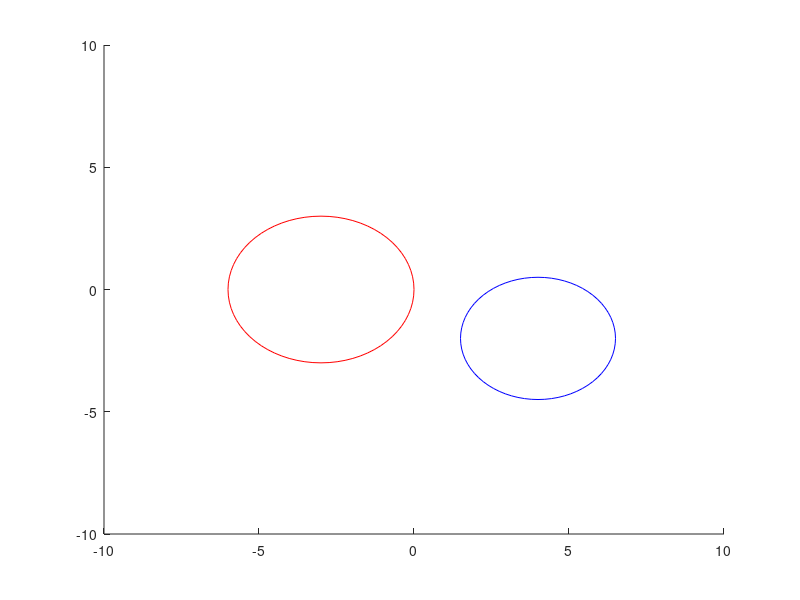

The MATLAB source for this figure: (Note: this script raises an error after producing the figure.)
% Visualize the first object with two circles
clf;
t0 = [-3, 0]; r0 = 3;
drawCircle(t0, r0, 'r');

% Visualize the second object with a circle
t1 = [4, -2]; r1 = 2.5;
drawCircle(t1, r1, 'b');
axis([-10 10 -10 10]);

% Compute the fourier tranform of the first defining function f1
syms x1 x2 real; 
f1 = exp(1-power(sqrt((x(1)-t0(1)).^2 + (x(2)-t0(2)).^2)/r0,-0.1)).^-1;
ff1 = fourier(f1);

% Compute the fourier tranform of the second defining function f2
f2 = exp(1-power(sqrt((x(1)-t1(1)).^2 + (x(2)-t1(2)).^2)/r0,-0.1)).^-1;
ff2 = fourier(f2);

% Compose the transforms
fg = ff1 * conj(ff2);
